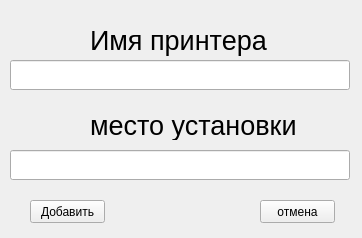
<?xml version="1.0" encoding="UTF-8"?>
<ui version="4.0">
 <class>Form</class>
 <widget class="QWidget" name="Form">
  <property name="geometry">
   <rect>
    <x>0</x>
    <y>0</y>
    <width>362</width>
    <height>238</height>
   </rect>
  </property>
  <property name="windowTitle">
   <string>Form</string>
  </property>
  <widget class="QLabel" name="label">
   <property name="geometry">
    <rect>
     <x>90</x>
     <y>20</y>
     <width>210</width>
     <height>40</height>
    </rect>
   </property>
   <property name="font">
    <font>
     <pointsize>20</pointsize>
    </font>
   </property>
   <property name="text">
    <string>Имя принтера </string>
   </property>
  </widget>
  <widget class="QLabel" name="label_2">
   <property name="geometry">
    <rect>
     <x>90</x>
     <y>110</y>
     <width>211</width>
     <height>30</height>
    </rect>
   </property>
   <property name="font">
    <font>
     <pointsize>20</pointsize>
    </font>
   </property>
   <property name="text">
    <string>место установки</string>
   </property>
  </widget>
  <widget class="QPushButton" name="pb_add_refilled">
   <property name="geometry">
    <rect>
     <x>30</x>
     <y>200</y>
     <width>75</width>
     <height>23</height>
    </rect>
   </property>
   <property name="text">
    <string>Добавить</string>
   </property>
  </widget>
  <widget class="QPushButton" name="pushButton_cansel_refilled">
   <property name="geometry">
    <rect>
     <x>260</x>
     <y>200</y>
     <width>75</width>
     <height>23</height>
    </rect>
   </property>
   <property name="text">
    <string>отмена</string>
   </property>
  </widget>
  <widget class="QLineEdit" name="lineEdit_place_establishment">
   <property name="geometry">
    <rect>
     <x>10</x>
     <y>150</y>
     <width>340</width>
     <height>30</height>
    </rect>
   </property>
  </widget>
  <widget class="QLineEdit" name="lineEdit_name_printer2">
   <property name="geometry">
    <rect>
     <x>10</x>
     <y>60</y>
     <width>340</width>
     <height>30</height>
    </rect>
   </property>
  </widget>
 </widget>
 <resources/>
 <connections/>
</ui>
